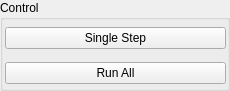
  <widget class="QGroupBox" name="ControlBox">
   <property name="geometry">
    <rect>
     <x>500</x>
     <y>329</y>
     <width>230</width>
     <height>91</height>
    </rect>
   </property>
   <property name="title">
    <string>Control</string>
   </property>
   <widget class="QWidget" name="horizontalLayoutWidget">
    <property name="geometry">
     <rect>
      <x>0</x>
      <y>20</y>
      <width>231</width>
      <height>71</height>
     </rect>
    </property>
    <layout class="QVBoxLayout" name="ControlLayout">
     <property name="leftMargin">
      <number>5</number>
     </property>
     <property name="topMargin">
      <number>0</number>
     </property>
     <property name="rightMargin">
      <number>5</number>
     </property>
     <property name="bottomMargin">
      <number>0</number>
     </property>
     <item>
      <widget class="QPushButton" name="SingleStepBtn">
       <property name="text">
        <string>Single Step</string>
       </property>
      </widget>
     </item>
     <item>
      <widget class="QPushButton" name="RunAllBtn">
       <property name="toolTip">
        <string/>
       </property>
       <property name="toolTipDuration">
        <number>-1</number>
       </property>
       <property name="statusTip">
        <string/>
       </property>
       <property name="whatsThis">
        <string/>
       </property>
       <property name="text">
        <string>Run All</string>
       </property>
       <property name="shortcut">
        <string/>
       </property>
      </widget>
     </item>
    </layout>
   </widget>
  </widget>
